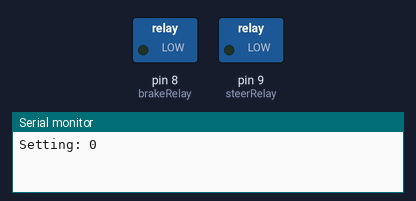
Bench run of a sketch on a simulated Arduino Uno, built with avr-gcc and run on an emulated ATmega328P. Parts: switched loads named in the sketch (green lamp = pin HIGH), the last lines printed to the serial monitor.

Above: at 2.5 s.
At 10.0 s:
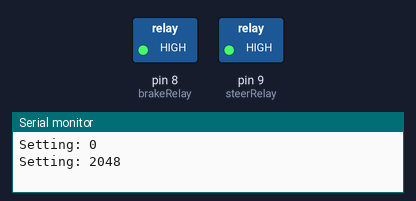
Timing chart, 0 to 19.5 s (numbered marks = the images above):
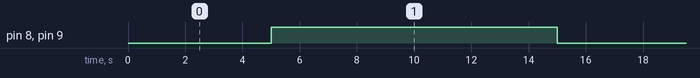

Measured:
- by itself, pin 8 (brakeRelay), pin 9 (steerRelay): alternates HIGH for 10.0 s and LOW for 5.0 s

The sketch:

multiple_dac_test.ino
```cpp
#include <Adafruit_MCP4725.h>
#include <Wire.h>

Adafruit_MCP4725 dac1;
Adafruit_MCP4725 dac2;

int steerRelay = 9;
int brakeRelay = 8;

void setup() {
  Wire.begin();
  dac1.begin(0x62);
  dac2.begin(0x63);
  pinMode(steerRelay, OUTPUT);
  pinMode(brakeRelay, OUTPUT);
  Serial.begin(9600);
  while (!Serial) {
    delay(15);
  }
}

void loop() {
    Serial.println("Setting: 0");
    dac1.setVoltage(0, false);
    dac2.setVoltage(0, false);
    digitalWrite(brakeRelay, LOW);
    digitalWrite(steerRelay, LOW);
    delay(5000);

    Serial.println("Setting: 2048");
    digitalWrite(brakeRelay, HIGH);
    digitalWrite(steerRelay, HIGH);
    dac1.setVoltage(2048, false);
    dac2.setVoltage(2048, false);
    delay(5000);

    Serial.println("Setting: 4095");
    dac1.setVoltage(4095, false);
    dac2.setVoltage(4095, false);
    delay(5000);

}
```
